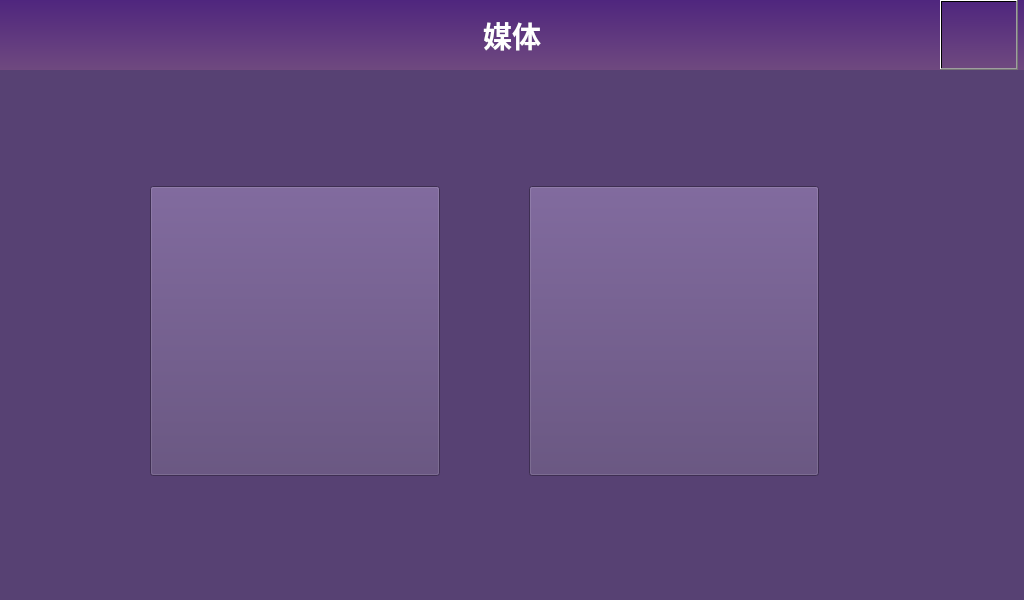
<?xml version="1.0" encoding="UTF-8"?>
<ui version="4.0">
 <class>MediaHome</class>
 <widget class="QWidget" name="MediaHome">
  <property name="enabled">
   <bool>true</bool>
  </property>
  <property name="geometry">
   <rect>
    <x>0</x>
    <y>0</y>
    <width>1024</width>
    <height>600</height>
   </rect>
  </property>
  <property name="minimumSize">
   <size>
    <width>1024</width>
    <height>600</height>
   </size>
  </property>
  <property name="maximumSize">
   <size>
    <width>1024</width>
    <height>600</height>
   </size>
  </property>
  <property name="windowTitle">
   <string>Form</string>
  </property>
  <property name="styleSheet">
   <string notr="true">background-color: rgb(87, 65, 115);</string>
  </property>
  <widget class="QWidget" name="widget" native="true">
   <property name="geometry">
    <rect>
     <x>0</x>
     <y>0</y>
     <width>1024</width>
     <height>70</height>
    </rect>
   </property>
   <property name="maximumSize">
    <size>
     <width>1024</width>
     <height>70</height>
    </size>
   </property>
   <property name="styleSheet">
    <string notr="true">background-color: qlineargradient(spread:pad, x1:0, y1:0, x2:0, y2:1, stop:0 rgb(79, 38, 126), stop:1 rgb(111, 73, 127));</string>
   </property>
   <widget class="QLabel" name="label">
    <property name="geometry">
     <rect>
      <x>0</x>
      <y>0</y>
      <width>1024</width>
      <height>70</height>
     </rect>
    </property>
    <property name="maximumSize">
     <size>
      <width>1024</width>
      <height>70</height>
     </size>
    </property>
    <property name="font">
     <font>
      <family>微软雅黑</family>
      <pointsize>22</pointsize>
      <weight>75</weight>
      <bold>true</bold>
     </font>
    </property>
    <property name="styleSheet">
     <string notr="true">color:white;</string>
    </property>
    <property name="text">
     <string>媒体</string>
    </property>
    <property name="alignment">
     <set>Qt::AlignCenter</set>
    </property>
   </widget>
   <widget class="QPushButton" name="return_btn">
    <property name="geometry">
     <rect>
      <x>940</x>
      <y>0</y>
      <width>78</width>
      <height>70</height>
     </rect>
    </property>
    <property name="styleSheet">
     <string notr="true">QPushButton{
background-color: rgba(255, 255, 255， 0);
border-image: url(:/images/playerIcons/return_d.gif);
}
QPushButton:pressed{
	border-image: url(:/images/playerIcons/return_u.gif);
}
QPushButton:hover{


}
QPushButton:released{
	border-image: url(:/images/playerIcons/return_d.gif);
}</string>
    </property>
    <property name="text">
     <string/>
    </property>
   </widget>
  </widget>
  <widget class="QPushButton" name="music_btn">
   <property name="geometry">
    <rect>
     <x>529</x>
     <y>186</y>
     <width>290</width>
     <height>290</height>
    </rect>
   </property>
   <property name="styleSheet">
    <string notr="true">QPushButton{
background-color: rgba(255, 255, 255， 0);
border-image: url(:/images/playerIcons/music_d.gif);
}
QPushButton:pressed{
	border-image: url(:/images/playerIcons/music_u.gif);
}
QPushButton:hover{

}
QPushButton:released{
	border-image: url(:/images/playerIcons/music_d.gif);
}</string>
   </property>
   <property name="text">
    <string/>
   </property>
  </widget>
  <widget class="QPushButton" name="video_btn">
   <property name="geometry">
    <rect>
     <x>150</x>
     <y>186</y>
     <width>290</width>
     <height>290</height>
    </rect>
   </property>
   <property name="styleSheet">
    <string notr="true">QPushButton{
background-color: rgba(255, 255, 255， 0);
border-image: url(:/images/playerIcons/video_d.gif);
}
QPushButton:pressed{
	border-image: url(:/images/playerIcons/video_u.gif);
}
QPushButton:hover{


}
QPushButton:released{
	border-image: url(:/images/playerIcons/video_d.gif);
}</string>
   </property>
   <property name="text">
    <string/>
   </property>
  </widget>
  <widget class="QLabel" name="label_2">
   <property name="geometry">
    <rect>
     <x>0</x>
     <y>70</y>
     <width>1024</width>
     <height>530</height>
    </rect>
   </property>
   <property name="text">
    <string/>
   </property>
  </widget>
  <zorder>widget</zorder>
  <zorder>label_2</zorder>
  <zorder>music_btn</zorder>
  <zorder>video_btn</zorder>
 </widget>
 <resources/>
 <connections/>
</ui>
